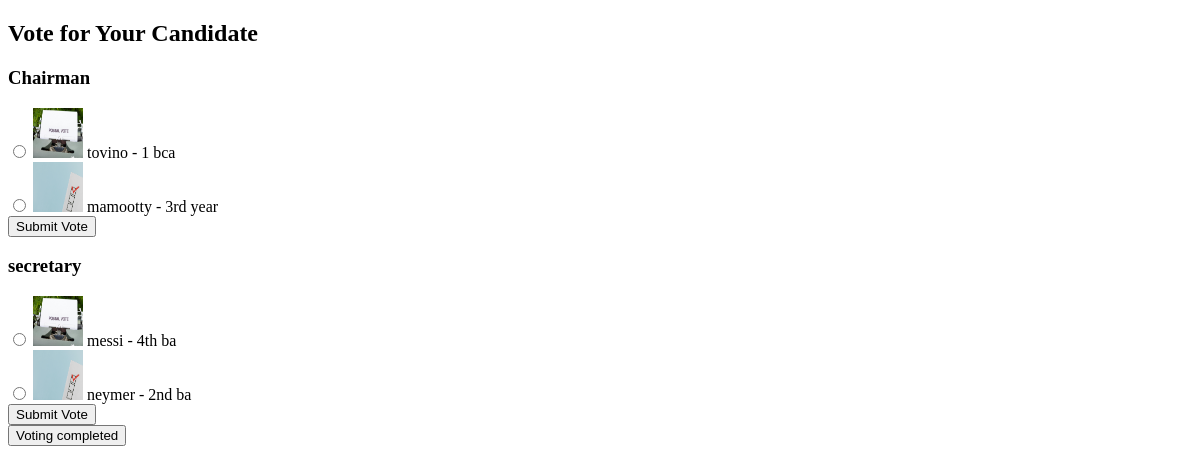
/voter/1/vote/, run on an earlier commit of the app's database.
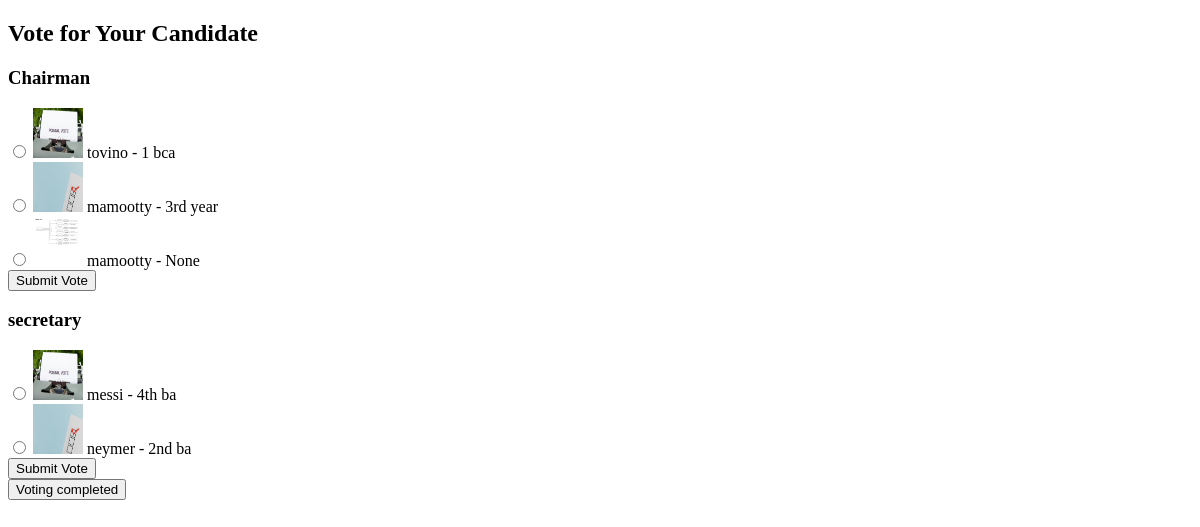
And on a later commit of the database.
### vote/models.py (models this page shows, shortened)
class Election(models.Model):
    campaign = models.ForeignKey(ElectionCampaign, on_delete=models.CASCADE)
    name = models.CharField(max_length=255)  # ✅ Only Election Name now

class Candidate(models.Model):
    election = models.ForeignKey(Election, on_delete=models.CASCADE)  # ✅ Link to Election
    name = models.CharField(max_length=255)
    subtitle = models.CharField(max_length=255, blank=True, null=True)
    profile_picture = models.ImageField(upload_to="candidate_profiles/", blank=True, null=True)

### vote/views.py (the view)
# urls.py: path("voter/<int:voter_id>/vote/", views.vote_page, name="vote_page"),
def vote_page(request, voter_id):
    elections = Election.objects.all()  # ✅ Fetch all elections
    return render(request, "vote_page.html", {"elections": elections})

### vote/templates/vote_page.html (shortened to what this page needs)
<!DOCTYPE html>
<html lang="en">
<head>
</head>
<body>
    <h2>Vote for Your Candidate</h2>
    {% for election in elections %}
        <h3>{{ election.name }}</h3>
        <form method="POST" action="{% url 'submit_vote' election.id %}" onsubmit="confirmVote(event, this)">
            {% for candidate in election.candidate_set.all %}
                <input type="radio" name="vote" value="{{ candidate.id }}" required>
                <img src="{{ candidate.profile_picture.url }}" width="50" height="50">
                {{ candidate.name }} - {{ candidate.subtitle }}
                <br>
            {% endfor %}
            <button type="submit">Submit Vote</button>
        </form>
    {% endfor %}
    <a href="{% url 'voter_login' %}">
        <button onclick="clearSections()">Voting completed</button>
    </a>
</body>
</html>

What changed in the data, as far as the page shows it:
added Candidate: profile_picture (picture), name "mamootty", subtitle "None", shown under Election "Chairman"
